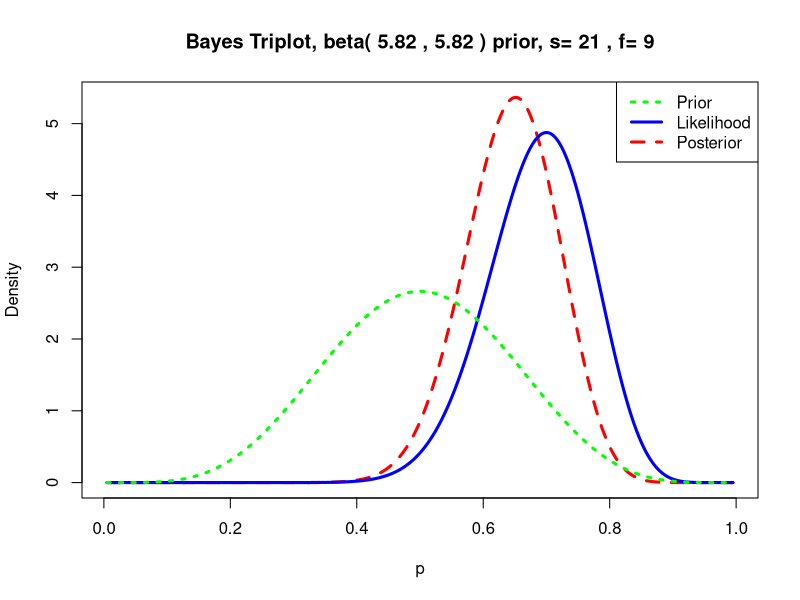
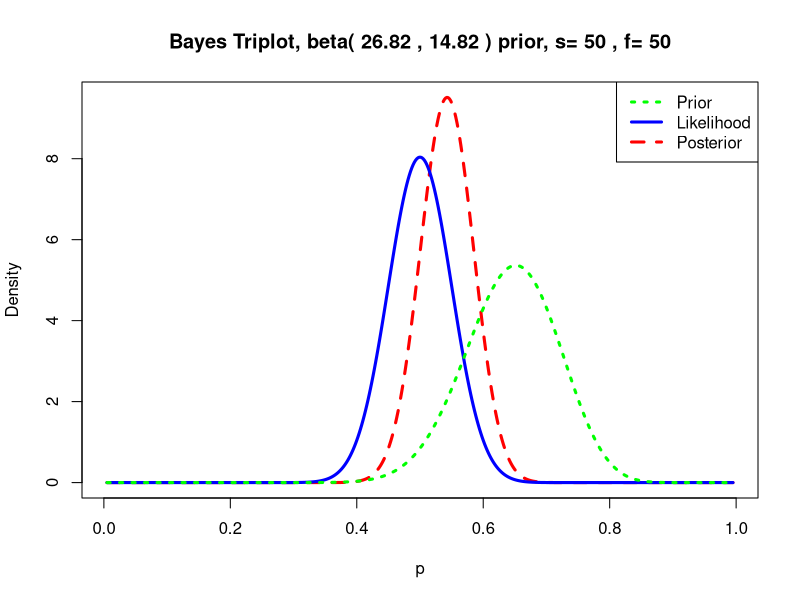
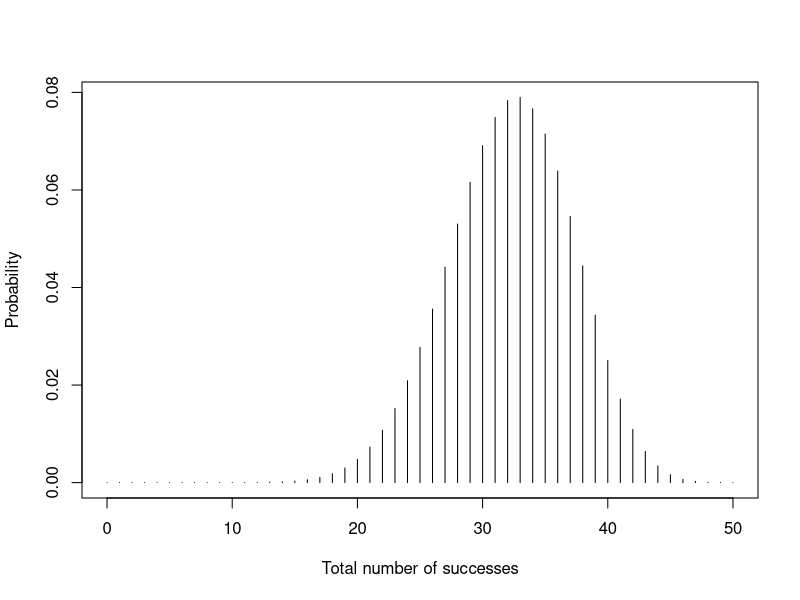

Write R code to recreate these figures, in order.
## ---- chunk 1
knitr::opts_chunk$set(
  echo = TRUE,
  dev = "svg",
  include = TRUE,
  message = FALSE,
  warning = FALSE,
  error = FALSE,
  cache = TRUE
  )
## ---- chunk 2
# load some useful functions
library(tidyverse)

# make our results reproducible
set.seed(1997)

# create data where before and after are from the same distribution
# they vary due to chance
df <- tibble(student_id = 1:30,
             before = rnorm(30, mean = 0.5, sd = 0.1),
             after = rnorm(30, mean = 0.5, sd = 0.1))

# convert to binary of success (1) or failure (0)
# has our student improved?!
df <- df %>%
  mutate(success = if_else(after > before, 1, 0))

dplyr::glimpse(df)
## ---- chunk 3
mean(df$before)
mean(df$after)
## ---- chunk 4
table(df$success)
## ---- chunk 5
# we need to pass a count of successes x and a count of trials n
prop.test(x = sum(df$success), n = length(df$success), p = 0.5)
## ---- chunk 6
# useful package for learning Bayes with plenty of examples
library(LearnBayes)
## ---- chunk 7
beta.par <- beta.select(list(p = 0.5, x = 0.5), list( p = 0.75, x = .6))
beta.par
## ---- chunk 8

triplot(prior = beta.par, 
        data =  c(sum(
          df$success),
          nrow(df) - sum(df$success)))
## ---- chunk 9
beta.post.par <- beta.par + c(sum(
  df$success),
  nrow(df) - sum(df$success))

post.sample <- rbeta(1000, beta.post.par[1], beta.post.par[2])
quantile(post.sample, c(0.05, 0.95))
## ---- chunk 10

triplot(prior = beta.post.par, 
        data = c(50, 50)
        )
## ---- chunk 11
students <- 50 # future sample size
s <- 0:students # vector of number of successes in future experiment
cost <- 200 * students
benefit <- 300
break_even <- cost / benefit # need more than 34 students to break even

## ---- chunk 12
# simulation
pred.probs <- pbetap(beta.post.par, students, s)
plot(s, pred.probs, type = "h", 
     ylab = "Probability", xlab = "Total number of successes")

## ---- chunk 13
# range is from 0 to 50
length(s)

# thus for 34 we need to reference from 34 - 1
sum(pred.probs[(34 + 1):(50 + 1)])
#sum(pred.probs[33:50])

## ---- chunk 14
# make our results reproducible
set.seed(1337)

# create data where before and after are from different distributions
# they vary due to non-stationary distribution
# the control helps us account for this
df <- bind_rows(
  tibble(student_id = 1:30,
             before = rnorm(30, mean = 0.5, sd = 0.1),
             after = rnorm(30, mean = 0.6, sd = 0.1),
             treatment = "kale-and-yoga"), 
  tibble(student_id = 31:60,
             before = rnorm(30, mean = 0.5, sd = 0.1),
             after = rnorm(30, mean = 0.6, sd = 0.1),
             treatment = "control")
             ) %>%
  mutate(school = "Grange Hill") %>%
  # convert to factors
  mutate(treatment = as.factor(treatment),
         school = as.factor(school)) %>%
  # convert to binary of success (1) or failure (0)
  # has our student improved?!
  mutate(success = if_else(after > before, 1, 0))
  
glimpse(df)
## ---- chunk 15
table(df$treatment, df$success)
## ---- chunk 16
# we need to pass a count of successes x and a count of trials n
# given our data has been ordered by studentid and treatment we can use the row number to filter
prop.test(
  x = c(
    sum(df[1:30, "success"]), # 1:30 gets our kale
    sum(df[31:60, "success"])
    ),
  n = c(
    nrow(df[1:30, "success"]), # 31:60 gets our control
    nrow(df[31:60, "success"])
            )
  )
## ---- chunk 17
set.seed(1337)

# create data where before and after are from different distributions
# they vary due to non-stationary distribution
# the control helps us account for this
df <- bind_rows(
  tibble(student_id = 1:30,
             before = rnorm(30, mean = 0.5, sd = 0.1),
             after = rnorm(30, mean = 0.62, sd = 0.1),
             treatment = "kale-and-yoga", school = "A"), 
  tibble(student_id = 31:60,
             before = rnorm(30, mean = 0.5, sd = 0.1),
             after = rnorm(30, mean = 0.6, sd = 0.1),
             treatment = "control", school = "A"),
  tibble(student_id = 1:30,
             before = rnorm(30, mean = 0.5, sd = 0.1),
             after = rnorm(30, mean = 0.62, sd = 0.2),
             treatment = "kale-and-yoga", school = "B"), 
  tibble(student_id = 31:60,
             before = rnorm(30, mean = 0.5, sd = 0.1),
             after = rnorm(30, mean = 0.6, sd = 0.2),
             treatment = "control", school = "B"),
  tibble(student_id = 1:30,
             before = rnorm(30, mean = 0.5, sd = 0.1),
             after = rnorm(30, mean = 0.8, sd = 0.1),
             treatment = "desert-island", school = "A"), 
  tibble(student_id = 31:60,
             before = rnorm(30, mean = 0.5, sd = 0.1),
             after = rnorm(30, mean = 0.6, sd = 0.1),
             treatment = "control", school = "A"),
  tibble(student_id = 1:30,
             before = rnorm(30, mean = 0.5, sd = 0.1),
             after = rnorm(30, mean = 0.7, sd = 0.2),
             treatment = "desert-island", school = "B"), 
  tibble(student_id = 31:60,
             before = rnorm(30, mean = 0.5, sd = 0.1),
             after = rnorm(30, mean = 0.6, sd = 0.2),
             treatment = "control", school = "B")
             ) %>%
  # convert to factors
  mutate(treatment = as.factor(treatment),
         school = as.factor(school)) %>%
  # convert to binary of success (1) or failure (0)
  # has our student improved?!
  mutate(success = if_else(after > before, 1, 0))

summary(df)
## ---- chunk 18
# note, as our controls are assumed to be the same for both interventions, they are grouped together
# this might not always be true
df2 <- df %>% 
  select(-student_id, -before, -after) %>%
  group_by(school, treatment)  %>% 
  summarise(n = n())

df2
## ---- chunk 19
# count successes and failures by summing logical
df3 <- df %>%
  select(-student_id, -before, -after) %>%
  group_by(school, treatment) %>%
  summarise(s = sum(success == 1), failures = sum(success == 0))

df3
## ---- chunk 20
m1 <- glm(cbind(s, failures) ~ school + treatment, data = df3, family = "binomial")
summary(m1)
## ---- chunk 21
m2 <- glm(cbind(s, failures) ~ school + treatment, data = df3, family = "quasibinomial")
summary(m2)
## ---- chunk 22
m3 <- update(m2, ~.-school)
anova(m2, m3, test = "F")
## ---- chunk 23
summary(m3)
## ---- chunk 24
m4 <- update(m3, ~.-treatment)
anova(m3, m4, test = "F")
## ---- chunk 25
sessionInfo()
